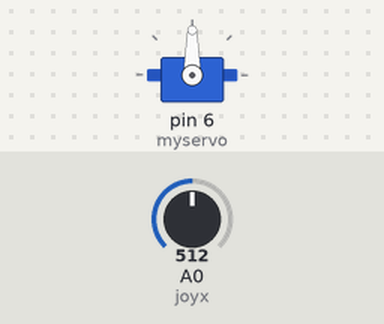
A sketch run on a simulated Arduino Uno, built with avr-gcc and run on an emulated ATmega328P. Parts: servo. Inputs (shaded band) come from the test bench; at power-on: A0 (joyx) = 512.

Above: at 1.2 s.
1.3 s: A0 (joyx) set to 716
At 2.4 s:
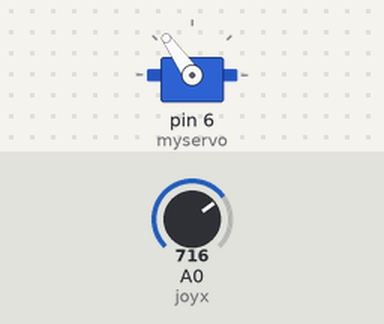
2.8 s: A0 (joyx) set to 900
At 3.5 s:
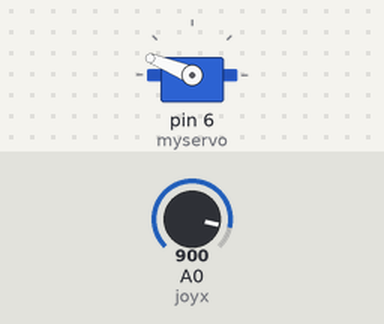
4.3 s: A0 (joyx) set to 1023
At 4.7 s:
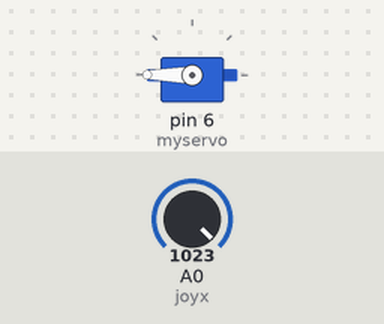
5.8 s: A0 (joyx) set to 306
At 7.0 s:
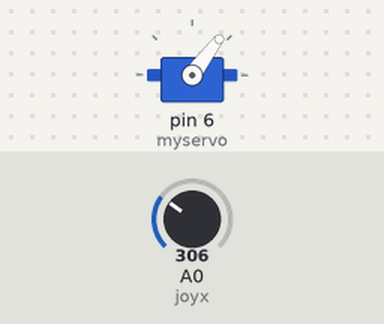
7.3 s: A0 (joyx) set to 122
At 8.1 s:
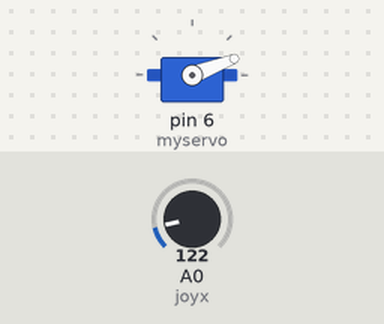
Timing chart, 0 to 9.8 s (numbered marks = the images above; inputs shaded):
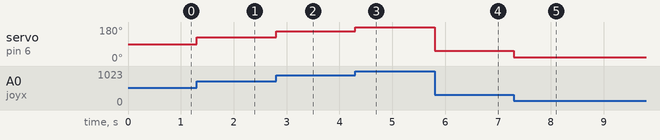

Measured:
- after the input at 1.3 s, servo on pin 6 (myservo): 90° → 125° at once
- after the input at 2.8 s, servo on pin 6 (myservo): 125° → 158° at once
- after the input at 4.3 s, servo on pin 6 (myservo): 158° → 180° at once
- after the input at 5.8 s, servo on pin 6 (myservo): 180° → 53° at once
- after the input at 7.3 s, servo on pin 6 (myservo): 53° → 21° at once

The sketch:

joystick_servo.ino
```cpp
#include <Servo.h>

Servo myservo;
int joyx=0;
int joyvalue;

void setup() {
  // put your setup code here, to run once:
myservo.attach(6);
}

void loop() {
  // put your main code here, to run repeatedly:
joyvalue=analogRead(joyx);
joyvalue=map (joyvalue,0,1023,0,180);
myservo.write(joyvalue);
}
```
